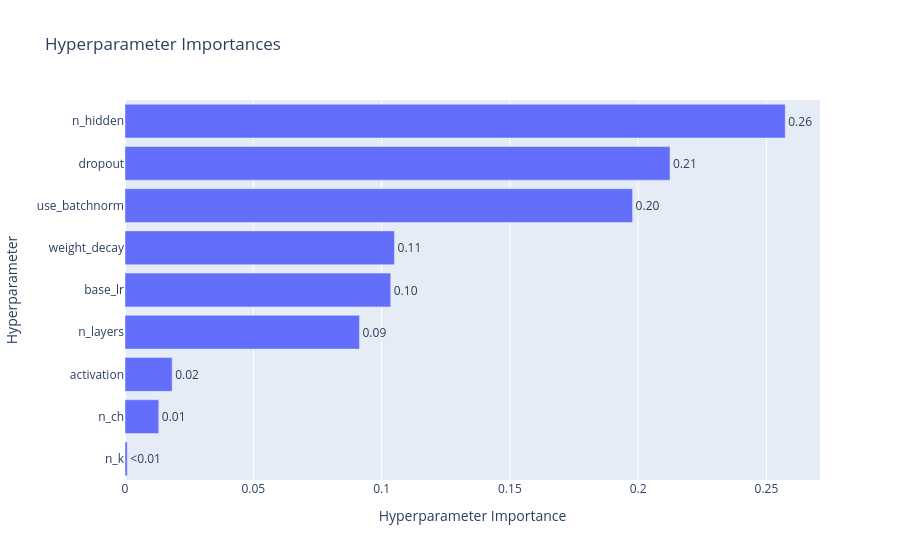

The code cell stored with this chart in its notebook:
### Code cell
# Visualizations
fig = optuna.visualization.plot_param_importances(study)
fig.show()

### Figure 1 — Plotly figure (JSON) as saved in the notebook; plotly's stock layout.template omitted (floating-point values rounded to 4 significant figures)
{"data": [{"cliponaxis": false, "hovertemplate": ["n_k (IntDistribution): 0.0008808901535493721<extra></extra>", "n_ch (IntDistribution): 0.01317264347683997<extra></extra>", "activation (CategoricalDistribution): 0.018379302734126246<extra></extra>", "n_layers (IntDistribution): 0.091383278398269<extra></extra>", "base_lr (FloatDistribution): 0.10356762458444074<extra></extra>", "weight_decay (FloatDistribution): 0.10504851797754586<extra></extra>", "use_batchnorm (CategoricalDistribution): 0.19782911855013247<extra></extra>", "dropout (FloatDistribution): 0.21241159760416753<extra></extra>", "n_hidden (IntDistribution): 0.257327026520929<extra></extra>"], "name": "Objective Value", "orientation": "h", "text": ["<0.01", "0.01", "0.02", "0.09", "0.10", "0.11", "0.20", "0.21", "0.26"], "textposition": "outside", "type": "bar", "x": [0.0008809, 0.01317, 0.01838, 0.09138, 0.1036, 0.105, 0.1978, 0.2124, 0.2573], "y": ["n_k", "n_ch", "activation", "n_layers", "base_lr", "weight_decay", "use_batchnorm", "dropout", "n_hidden"]}], "layout": {"title": {"text": "Hyperparameter Importances"}, "xaxis": {"title": {"text": "Hyperparameter Importance"}}, "yaxis": {"title": {"text": "Hyperparameter"}}}}
